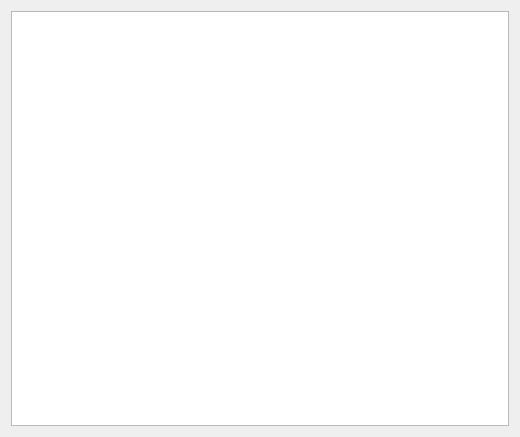
<?xml version="1.0" encoding="UTF-8"?>
<ui version="4.0">
 <class>ClipsWindow</class>
 <widget class="QDialog" name="ClipsWindow">
  <property name="geometry">
   <rect>
    <x>0</x>
    <y>0</y>
    <width>520</width>
    <height>437</height>
   </rect>
  </property>
  <property name="windowTitle">
   <string>ClipsWindow</string>
  </property>
  <layout class="QVBoxLayout" name="verticalLayout">
   <item>
    <widget class="QTableView" name="tblClips">
     <property name="wordWrap">
      <bool>false</bool>
     </property>
    </widget>
   </item>
  </layout>
 </widget>
 <layoutdefault spacing="6" margin="11"/>
 <resources/>
 <connections/>
</ui>
